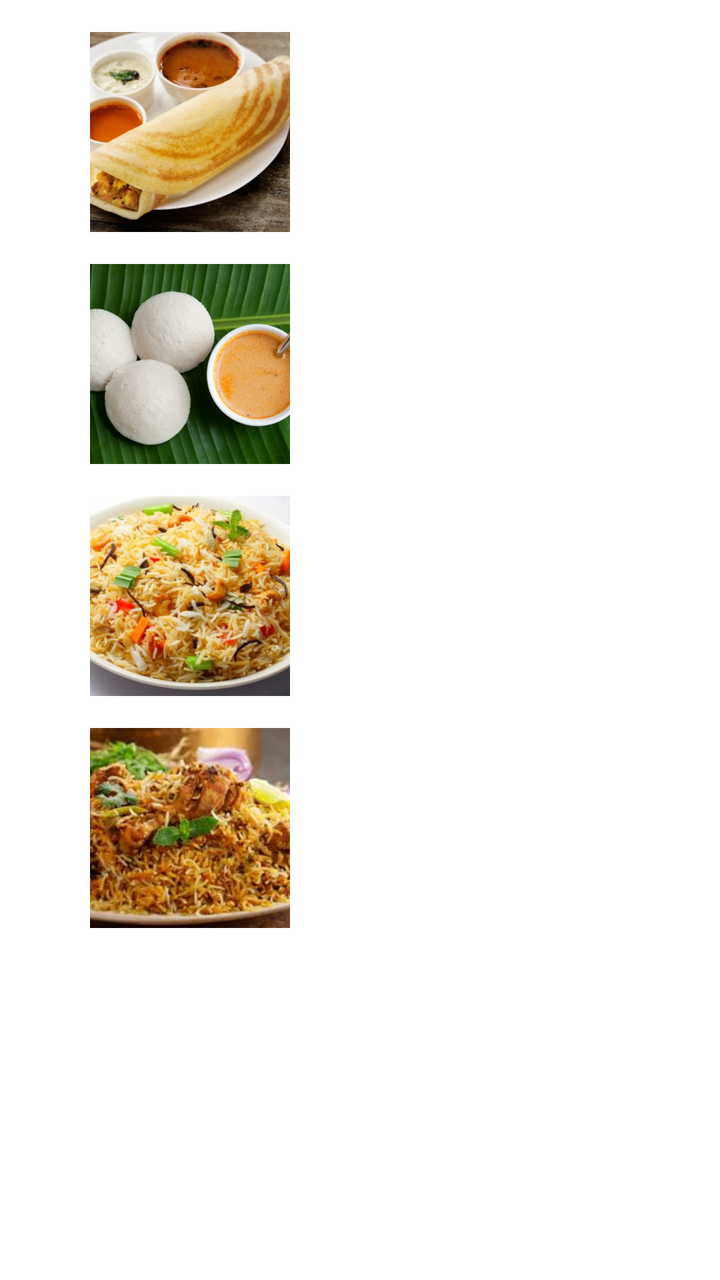
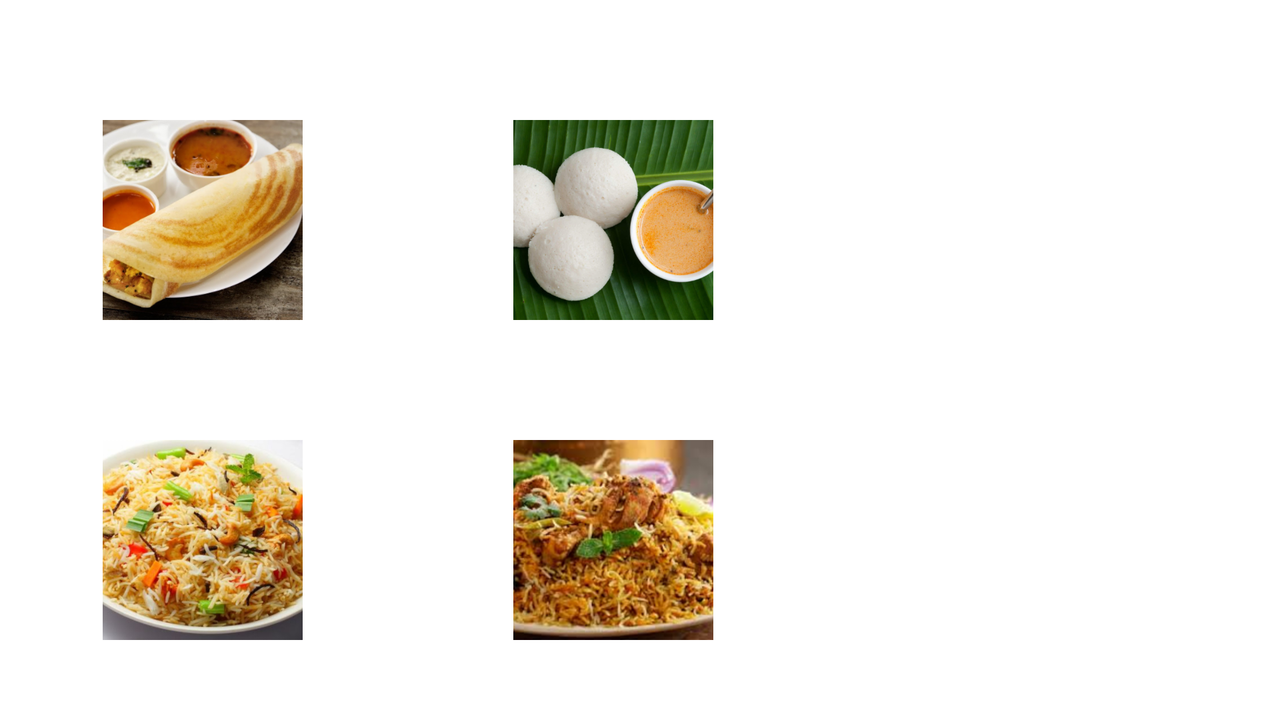

Compare how this app lays out the same screen by default and in its alternative resource folder. The renders come first, then the two layout files and the values they reference.
<!-- AndroidManifest.xml: application theme Theme.KotlinfragmentExamplle -->
<!-- res/layout/left_fragment.xml -->
<?xml version="1.0" encoding="utf-8"?>
<androidx.constraintlayout.widget.ConstraintLayout xmlns:android="http://schemas.android.com/apk/res/android"
    xmlns:app="http://schemas.android.com/apk/res-auto"
    xmlns:tools="http://schemas.android.com/tools"
    android:layout_width="match_parent"
    android:layout_height="match_parent">

    <ImageView
        android:id="@+id/image2"
        android:layout_width="100dp"
        android:layout_height="100dp"
        android:layout_marginTop="16dp"
        android:clickable="true"
        android:focusable="true"
        android:contentDescription="@string/idlides"
        android:scaleType="centerCrop"
        app:layout_constraintEnd_toEndOf="parent"
        app:layout_constraintHorizontal_bias="0.173"
        app:layout_constraintStart_toStartOf="parent"
        app:layout_constraintTop_toBottomOf="@+id/image1"
        app:srcCompat="@drawable/b"
        tools:ignore="UsingOnClickInXml" />

    <ImageView
        android:id="@+id/image1"
        android:layout_width="100dp"
        android:layout_height="100dp"
        android:layout_marginTop="16dp"
        android:clickable="true"
        android:focusable="true"
        android:contentDescription="@string/dosaDes"
        android:scaleType="centerCrop"
        app:layout_constraintEnd_toEndOf="parent"
        app:layout_constraintHorizontal_bias="0.173"
        app:layout_constraintStart_toStartOf="parent"
        app:layout_constraintTop_toTopOf="parent"
        app:srcCompat="@drawable/a" />

    <ImageView
        android:id="@+id/image4"
        android:layout_width="100dp"
        android:layout_height="100dp"
        android:layout_marginTop="16dp"
        android:contentDescription="@string/biryaniDes"
        android:scaleType="centerCrop"
        android:focusable="true"
        app:layout_constraintEnd_toEndOf="parent"
        app:layout_constraintHorizontal_bias="0.173"
        app:layout_constraintStart_toStartOf="parent"
        app:layout_constraintTop_toBottomOf="@+id/image3"
        app:srcCompat="@drawable/g" />

    <ImageView
        android:id="@+id/image3"
        android:layout_width="100dp"
        android:layout_height="100dp"
        android:layout_marginTop="16dp"
        android:clickable="true"
        android:focusable="true"
        android:contentDescription="@string/pohaDes"
        android:scaleType="centerCrop"
        app:layout_constraintEnd_toEndOf="parent"
        app:layout_constraintHorizontal_bias="0.173"
        app:layout_constraintStart_toStartOf="parent"
        app:layout_constraintTop_toBottomOf="@+id/image2"
        app:srcCompat="@drawable/f" />

</androidx.constraintlayout.widget.ConstraintLayout>
<!-- resources referenced by this layout -->
<resources>
  <!-- drawable a: png bitmap (drawable-mdpi, 545607 bytes) -->
  <!-- drawable b: png bitmap (drawable-mdpi, 567375 bytes) -->
  <!-- drawable f: png bitmap (drawable-hdpi, 255370 bytes) -->
  <!-- drawable g: png bitmap (drawable-hdpi, 80229 bytes) -->
  <string name="biryaniDes">A Rich and Flavorful Layered Indian Dish Long-grained rice (like basmati) flavored with fragrant spices such as saffron and layered with lamb, chicken, fish, or vegetables and a thick gravy</string>
  <string name="dosaDes">A dosa (also dosai or dosha) is a thin pancake or crepe, originating from South India</string>
  <string name="idlides">Idli is a type of savoury rice cake, originating from the Indian subcontinent, popular as breakfast foods in Southern India and in Sri Lanka.</string>
  <string name="pohaDes">Poha is nothing but rice that has been parboiled, rolled, flattened and then dried to produce flakes.</string>
  <style name="Theme.KotlinfragmentExamplle" parent="Theme.MaterialComponents.DayNight.DarkActionBar">
          
          <item name="colorPrimary">@color/purple_500</item>
          <item name="colorPrimaryVariant">@color/purple_700</item>
          <item name="colorOnPrimary">@color/white</item>
          
          <item name="colorSecondary">@color/teal_200</item>
          <item name="colorSecondaryVariant">@color/teal_700</item>
          <item name="colorOnSecondary">@color/black</item>
          
          <item name="android:statusBarColor" tools:targetApi="l">?attr/colorPrimaryVariant</item>
          
      </style>
</resources>
<!-- res/layout-land/left_fragment.xml (the repository's variant of the layout above) -->
<!-- drawn on the phone turned sideways -->
<?xml version="1.0" encoding="utf-8"?>
<androidx.constraintlayout.widget.ConstraintLayout xmlns:android="http://schemas.android.com/apk/res/android"
    xmlns:app="http://schemas.android.com/apk/res-auto"
    xmlns:tools="http://schemas.android.com/tools"
    android:layout_width="match_parent"
    android:layout_height="match_parent">

    <ImageView
        android:id="@+id/image2"
        android:layout_width="100dp"
        android:layout_height="100dp"
        android:layout_marginTop="60dp"
        android:clickable="true"
        android:focusable="true"
        android:contentDescription="@string/idlides"
        android:scaleType="centerCrop"
        app:layout_constraintEnd_toEndOf="parent"
        app:layout_constraintHorizontal_bias="0.271"
        app:layout_constraintStart_toEndOf="@+id/image1"
        app:layout_constraintTop_toTopOf="parent"
        app:srcCompat="@drawable/b"
        tools:ignore="UsingOnClickInXml" />

    <ImageView
        android:id="@+id/image1"
        android:layout_width="100dp"
        android:layout_height="100dp"
        android:layout_marginTop="60dp"
        android:clickable="true"
        android:focusable="true"
        android:contentDescription="@string/dosaDes"
        android:scaleType="centerCrop"
        app:layout_constraintEnd_toEndOf="parent"
        app:layout_constraintHorizontal_bias="0.095"
        app:layout_constraintStart_toStartOf="parent"
        app:layout_constraintTop_toTopOf="parent"
        app:srcCompat="@drawable/a" />

    <ImageView
        android:id="@+id/image4"
        android:layout_width="100dp"
        android:layout_height="100dp"
        android:layout_marginTop="60dp"
        android:clickable="true"
        android:focusable="true"
        android:contentDescription="@string/biryaniDes"
        android:scaleType="centerCrop"
        app:layout_constraintEnd_toEndOf="parent"
        app:layout_constraintHorizontal_bias="0.271"
        app:layout_constraintStart_toEndOf="@+id/image3"
        app:layout_constraintTop_toBottomOf="@+id/image2"
        app:srcCompat="@drawable/g" />

    <ImageView
        android:id="@+id/image3"
        android:layout_width="100dp"
        android:layout_height="100dp"
        android:layout_marginTop="60dp"
        android:clickable="true"
        android:focusable="true"
        android:contentDescription="@string/pohaDes"
        android:scaleType="centerCrop"
        app:layout_constraintEnd_toEndOf="parent"
        app:layout_constraintHorizontal_bias="0.095"
        app:layout_constraintStart_toStartOf="parent"
        app:layout_constraintTop_toBottomOf="@+id/image1"
        app:srcCompat="@drawable/f" />

</androidx.constraintlayout.widget.ConstraintLayout>
